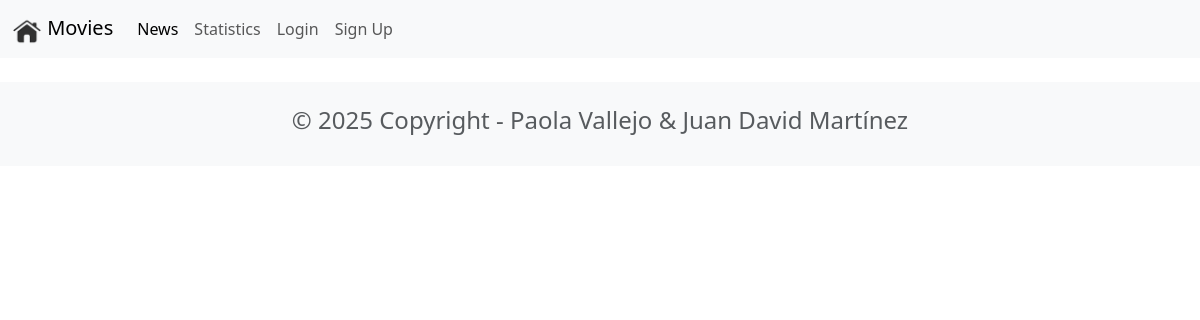
The page /news/ on the database as committed earlier.
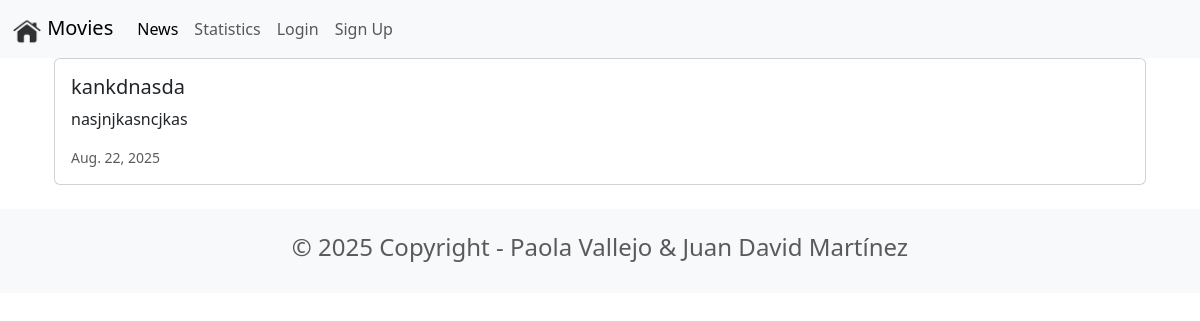
The same page on the database as committed later.
### news/models.py (models this page shows, shortened)
class News(models.Model):
    headline = models.CharField(max_length=200)
    body = models.TextField()
    date = models.DateField()

### news/views.py (the view)
# urls.py: path('news/', include('news.urls')),
def news(request):
    newss = News.objects.all().order_by('-date')
    return render(request, 'news.html', {'newss':newss})

### news/Templates/news.html
{% extends 'base.html' %}
{% block content %}
<div class="container">
    {% for news in newss %}
    <div class="card mb-3">
        <div class="row g-0">
            <div class="col-md-8">
                <div class="card-body">
                    <h5 class="card-title">{{ news.headline }}</h5>
                    <p class="card-text">{{ news.body }}</p>
                    <p class="card-text"><small class="text-muted">{{ news.date }}</small></p>
                </div>
            </div>
        </div>
    </div>
    {% endfor %}
</div>
{% endblock content %}

Rows that differ between the two databases and show on the page:
added News: headline "kankdnasda", body "nasjnjkasncjkas", date "Aug. 22, 2025"
